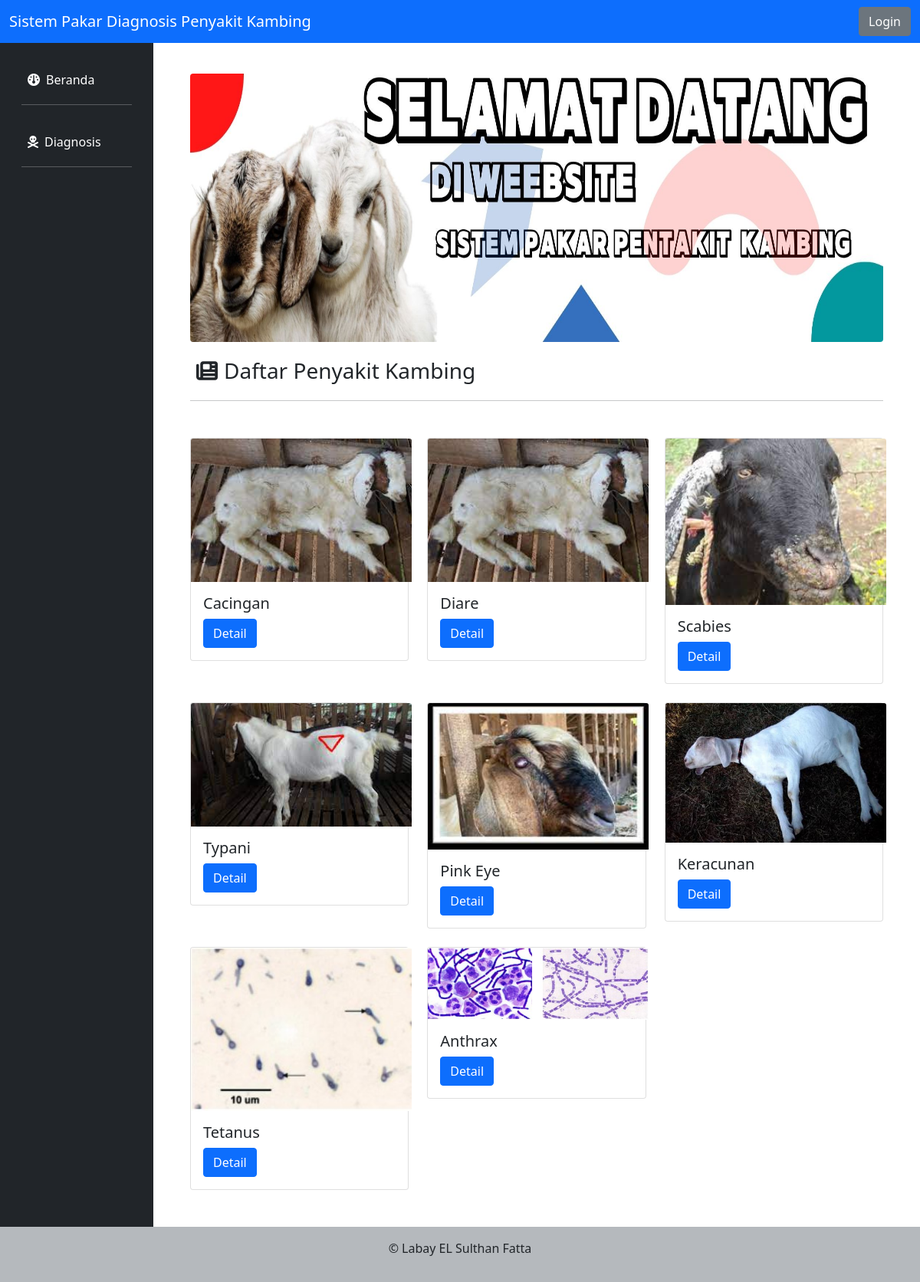
The page / on the database its author committed.
### tables this page shows
CREATE TABLE `penyakit_tbl` (
  `id_penyakit` varchar(10) NOT NULL,
  `penyakit_nama` varchar(100) NOT NULL,
  `gambar` text NOT NULL,
  `penyakit_penjelasan` text NOT NULL,
  `penaykit_penanganan` text NOT NULL
);

### index.php (the view, shortened to what this page needs)
<!DOCTYPE html>
<html lang="en">
<head>
    <link rel="stylesheet" href="css/style.css">
    <link rel="stylesheet" href="css/bootstrap/css/bootstrap.min.css">
</head>
<body class="container-fluid">
    <?php include('header.php') ?>
    <div class="row no-gutters mt-5">
        <?php include('sidebar.php') ?>
        <div class="col-md-10 p-5 pt-10">
            <div class="gambar text-center">
                <img class="img-fluid rounded mb-3" src="asset/banner.jpg" alt="">
            </div>
            <h3><i class="fa-solid fa-newspaper m-lg-2"></i>Daftar Penyakit Kambing<hr></h3>
            <div class="row row-cols-1 row-cols-md-3 g-4 mt-4">
              <?php
                $query = mysqli_query($conn, "SELECT * FROM penyakit_tbl");
                $jumlah_data = mysqli_num_rows($query);
                if($jumlah_data==0){
                  echo "<div class='col'>
                    <h1 class='display-3 text-center'>Tidak ada data yang tersimpan</h1>
                </div>
                  ";
                }
                else{
                  while($data = mysqli_fetch_array($query)){
              ?>
                <div class="col">
                  <div class="card">
                    <img src="asset/gambar/<?= $data['gambar'] ?>" class="card-img-top" style="width: 18rem;">
                    <div class="card-body">
                      <h5 class="card-title"><?= $data['penyakit_nama']; ?></h5>
                      <a href="detailPenyakit.php?id=<?= $data['id_penyakit']; ?>"><buttom class="btn btn-primary">Detail</buttom></a>
                    </div>
                  </div>
                </div>
                <?php }} ?>
        </div>
    </div>
    <?php include('footer.php'); ?>
</body>
</html>

### header.php (shortened to what this page needs)
<nav class="navbar navbar-expand-lg navbar-dark bg-primary fixed-top">
        <div class="container-fluid">
          <a class="navbar-brand" href="#">Sistem Pakar Diagnosis Penyakit Kambing</b></a>
          <a href="login.php"><button type="button" class="btn btn-secondary ms-auto">Login</button></a>
        </div>
</nav>

### sidebar.php
<div class="col-md-2 bg-dark mt-2 pr-3 pt-4">
            <ul class="nav flex-column ml-3 mb-5">
                <li class="nav-item">
                  <a class="nav-link active text-white"  aria-current="page" href="index.php"><i class="fa-solid fa-gauge m-lg-2"></i>Beranda <hr class="bg-secondaray"></a>
                </li>
                <li class="nav-item">
                  <a class="nav-link text-white" href="diagnosis.php"><i class="fa-solid fa-skull-crossbones m-lg-2"></i>Diagnosis <hr class="bg-secondaray"></a>
                </li>
            </ul>
        </div>

### footer.php
<div class="bg-secondary bg-opacity-50">
    <div class="py-3 text-center">
    <p>&copy; Labay EL Sulthan Fatta</p>
    </div>
</div>

### css/style.css (style rules this page uses)
* { margin: 0; padding: 0; list-style: none; text-decoration: none; }
.gambar img { height: 350px; width: auto; }

### rows shown on the page
penyakit_tbl: gambar (picture), penyakit_nama "Cacingan"
penyakit_tbl: gambar (picture), penyakit_nama "Diare"
penyakit_tbl: gambar (picture), penyakit_nama "Scabies"
penyakit_tbl: gambar (picture), penyakit_nama "Typani"
penyakit_tbl: gambar (picture), penyakit_nama "Pink Eye"
penyakit_tbl: gambar (picture), penyakit_nama "Keracunan"
penyakit_tbl: gambar (picture), penyakit_nama "Tetanus"
penyakit_tbl: gambar (picture), penyakit_nama "Anthrax"
